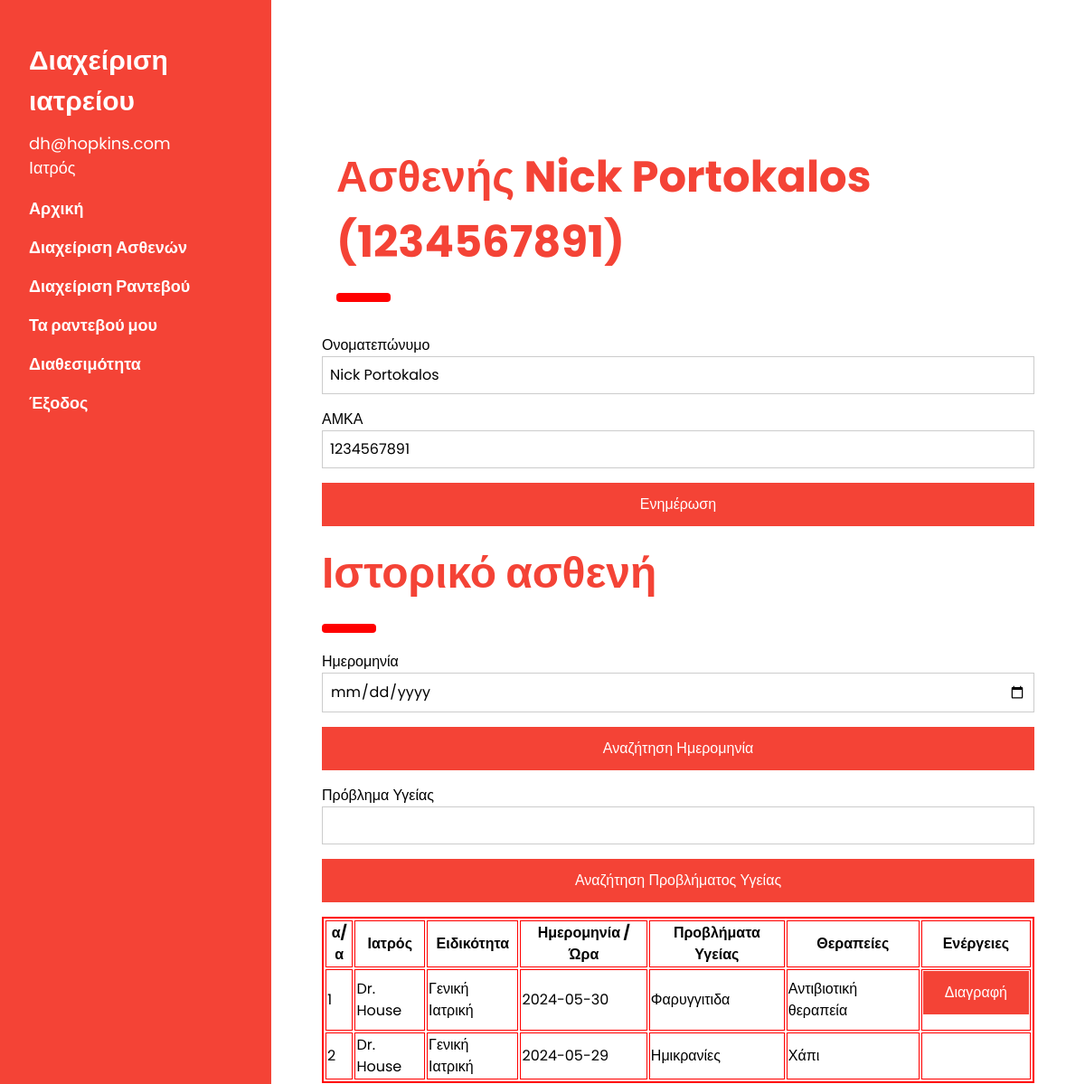
Page /patientrecord.php?patient_id=4 (signed in) on the committed database.
### tables this page shows
CREATE TABLE `patient` (
  `id` int(11) NOT NULL,
  `user_id` int(11) NOT NULL,
  `security_number` varchar(10) NOT NULL,
  `register_date` date NOT NULL
);

CREATE TABLE `user` (
  `id` int(11) NOT NULL,
  `email` varchar(40) NOT NULL,
  `password` varchar(10) NOT NULL,
  `fullname` varchar(50) NOT NULL,
  `idcard` varchar(12) NOT NULL,
  `role` enum('Ασθενής','Ιατρός','Γραμματέας','') NOT NULL
);

CREATE TABLE `record` (
  `id` int(11) NOT NULL,
  `patient_id` int(11) NOT NULL,
  `doctor_id` int(11) NOT NULL,
  `health_problems` text NOT NULL,
  `treatment` text NOT NULL,
  `register_date` date NOT NULL
);

CREATE TABLE `doctor` (
  `id` int(11) NOT NULL,
  `user_id` int(11) NOT NULL,
  `specialization` enum('Γενική Ιατρική','Παθολόγος','Χειρούργος','Ορθοπεδικός','Παιδίατρος','Γυναικολόγος','Νευρολόγος','Καρδιολόγος') NOT NULL
);

### dbfunctions.php (called while the page is built, shortened)
<?php
    function getUserFromPatient($conn, $patient_id){
        $sql = "SELECT p.*, u.email, u.fullname
                FROM patient p
                INNER JOIN user u ON p.user_id = u.id
                WHERE p.id = '$patient_id'";
        $result = mysqli_query($conn, $sql);
        if ($result && mysqli_num_rows($result) > 0) {
            return mysqli_fetch_assoc($result);
        }
        return -1;
    }
    function getPatientsRecords($conn,$patient_id) {
        $sql = "SELECT r.*, ud.fullname as doctor_fullname, d.specialization
                FROM record r
                INNER JOIN doctor d
                ON d.id = r.doctor_id
                INNER JOIN user ud
                ON d.user_id = ud.id
                WHERE patient_id = '$patient_id'
                ORDER BY r.register_date DESC";
        $result = mysqli_query($conn, $sql);
        $records = [];
        if ($result && mysqli_num_rows($result) > 0) {
            while ($row = mysqli_fetch_assoc($result)) {
                $records[] = $row;
            }
            return $records;
        }
        return -1;
    }
?>

### patientrecord.php (the view, shortened to what this page needs)
<?php
	include 'start.php';
  $date="";
  $health="";
  if ($_SESSION['role']=='Ασθενής'){
    $patient_id = $user['patient_id'];
    $patient = getUserFromPatient($conn, $patient_id);
  }
  else if (isset($_GET['patient_id'])){
    $patient_id = $_GET['patient_id'];
    $patient = getUserFromPatient($conn, $patient_id);
  }
?>
<div class="w3-main" style="margin-left:340px;margin-right:40px">
  <div class="w3-container" id="contact" style="margin-top:75px">
    <div class="w3-container" id="appointment" style="margin-top:75px">
      <h1 class="w3-xxxlarge w3-text-red"><b>Ασθενής <?php echo $patient['fullname']." (".$patient['security_number'].")";?></b></h1>
      <hr style="width:50px;border:5px solid red" class="w3-round">
    </div>
    <?php
    if ($_SESSION['role']!='Ασθενής'){
    ?>
    <form action="" method="POST">
      <div class="w3-section">
        <label>Ονοματεπώνυμο</label>
        <input class="w3-input w3-border" type="text" name="fullname" value="<?php echo $patient['fullname'];?>" required>
      </div>
      <div class="w3-section">
        <label>ΑΜΚΑ</label>
        <input class="w3-input w3-border" type="text" name="security_number" value="<?php echo $patient['security_number'];?>" required>
      </div>
      <button type="submit" name="updatepatient" class="w3-button w3-block w3-padding-large w3-red w3-margin-bottom">Ενημέρωση</button>
    </form>
    <?php
    }
    if ($_SESSION['role']!='Γραμματέας'){ ?>
      <h1 class="w3-xxxlarge w3-text-red"><b>Ιστορικό ασθενή</b></h1>
      <hr style="width:50px;border:5px solid red" class="w3-round">
      <form action="" method ="POST">
        <div class="w3-section">
          <label>Ημερομηνία</label>
          <input class="w3-input w3-border" type="date" name="register_date" required value="<?php echo $date;?>">
        </div>
        <button type="submit" name="searchdate" class="w3-button w3-block w3-padding-large w3-red w3-margin-bottom" >Αναζήτηση Ημερομηνία</button>
    </form>
    <form action="" method ="POST">
        <div class="w3-section">
          <label>Πρόβλημα Υγείας</label>
          <input class="w3-input w3-border" type="text" name="health_problems" required value="<?php echo $health;?>">
        </div>
        <button type="submit" name="searchhealth" class="w3-button w3-block w3-padding-large w3-red w3-margin-bottom" >Αναζήτηση Προβλήματος Υγείας</button>
    </form>
    <table border="2" bordercolor="red" width="100%">
      <tr>
        <th>α/α</th><th>Ιατρός</th><th>Ειδικότητα</th>
        <th>Ημερομηνία / Ώρα</th><th>Προβλήματα Υγείας</th><th>Θεραπείες</th>
        <?php
          if ($_SESSION['role']=='Ιατρός'){
        ?>
          <th>Ενέργειες</th>
          <?php
        } ?>
      </tr>
      <?php
        $count = 1;
        if ($date=="" && $health==""){
          $patientrecords = getPatientsRecords($conn,$patient_id);
        }
        if ($patientrecords==-1){
          echo "Δεν υπάρχουν εγγραφές ιστορικού";
        }
        else{
          foreach ($patientrecords as $record) {
            echo "<tr>";
              echo "<td>".$count."</td>";
              echo "<td>".$record['doctor_fullname']."</td>";
              echo "<td>".$record['specialization']."</td>";
              echo "<td>".$record['register_date']."</td>";
              echo "<td>".$record['health_problems']."</td>";
              echo "<td>".$record['treatment']."</td>";
              echo "<td>";
              if ($_SESSION['role']=='Ιατρός' && $count==1 && $date=="" && $health==""){
                echo '<form action="" method="POST">';
                  echo '<button type="submit" name="deleterecord" class="w3-button w3-block w3-padding-large w3-red w3-margin-bottom">Διαγραφή</button>';
                  echo "</form>";
                }
                echo "</td>";
            echo "</tr>";
            $count++;
          }
        }
       ?>
    </table>
  <?php } ?>
  </div>
</div>
<?php
	include 'end.php';
?>

### styles/w3.css (style rules this page uses)
*,*:before,*:after { box-sizing:inherit }
html { -ms-text-size-adjust:100%;-webkit-text-size-adjust:100% }
body { margin:0 }
b,strong { font-weight:bolder }
hr { box-sizing:content-box;height:0;overflow:visible }
button,input,select,textarea,optgroup { font:inherit;margin:0 }
button,input { overflow:visible }
button,select { text-transform:none }
button,[type=button],[type=reset],[type=submit] { -webkit-appearance:button }
html,body { font-family:Verdana,sans-serif;font-size:15px;line-height:1.5 }
html { overflow-x:hidden }
h1 { font-size:36px }
h1,h2,h3,h4,h5,h6 { font-family:"Segoe UI",Arial,sans-serif;font-weight:400;margin:10px 0 }
hr { border:0;border-top:1px solid #eee;margin:20px 0 }
.w3-btn,.w3-button { border:none;display:inline-block;padding:8px 16px;vertical-align:middle;overflow:hidden;text-decoration:none;color:inherit;background-color:inherit;text-align:center;cursor:pointer;white-space:nowrap }
.w3-btn,.w3-button { -webkit-touch-callout:none;-webkit-user-select:none;-khtml-user-select:none;-moz-user-select:none;-ms-user-select:none;user-select:none }
.w3-input { padding:8px;display:block;border:none;border-bottom:1px solid #ccc;width:100% }
.w3-main,#main { transition:margin-left .4s }
.w3-block { display:block;width:100% }
.w3-container:after,.w3-container:before,.w3-panel:after,.w3-panel:before,.w3-row:after,.w3-row:before,.w3-row-padding:after,.w3-row-padding:before, .w3-cell-row:before,.w3-cell-row:after,.w3-clear:after,.w3-clear:before,.w3-bar:before,.w3-bar:after { content:"";display:table;clear:both }
.w3-round,.w3-round-medium { border-radius:4px }
.w3-container,.w3-panel { padding:0.01em 16px }
.w3-xxxlarge { font-size:48px!important }
.w3-border { border:1px solid #ccc!important }
.w3-section,.w3-code { margin-top:16px!important;margin-bottom:16px!important }
.w3-margin-bottom { margin-bottom:16px!important }
.w3-padding-large { padding:12px 24px!important }
.w3-red,.w3-hover-red:hover { color:#fff!important;background-color:#f44336!important }
.w3-text-red,.w3-hover-text-red:hover { color:#f44336!important }

### start.php (style rules this page uses)
body,h1,h2,h3,h4,h5 { font-family: "Poppins", sans-serif }
body { font-size:16px; }

### rows in the picture
patient: user.fullname "Nick Portokalos", security_number "1234567891", fullname "Nick Portokalos"
record: user.fullname "Dr. House", doctor.specialization "Γενική Ιατρική", register_date "2024-05-30", health_problems "Φαρυγγιτιδα", treatment "Αντιβιοτική θεραπεία"
record: user.fullname "Dr. House", doctor.specialization "Γενική Ιατρική", register_date "2024-05-29", health_problems "Ημικρανίες", treatment "Χάπι"

### other values in the picture
$_SESSION['email'] "dh@hopkins.com"
$_SESSION['role'] "Ιατρός"
